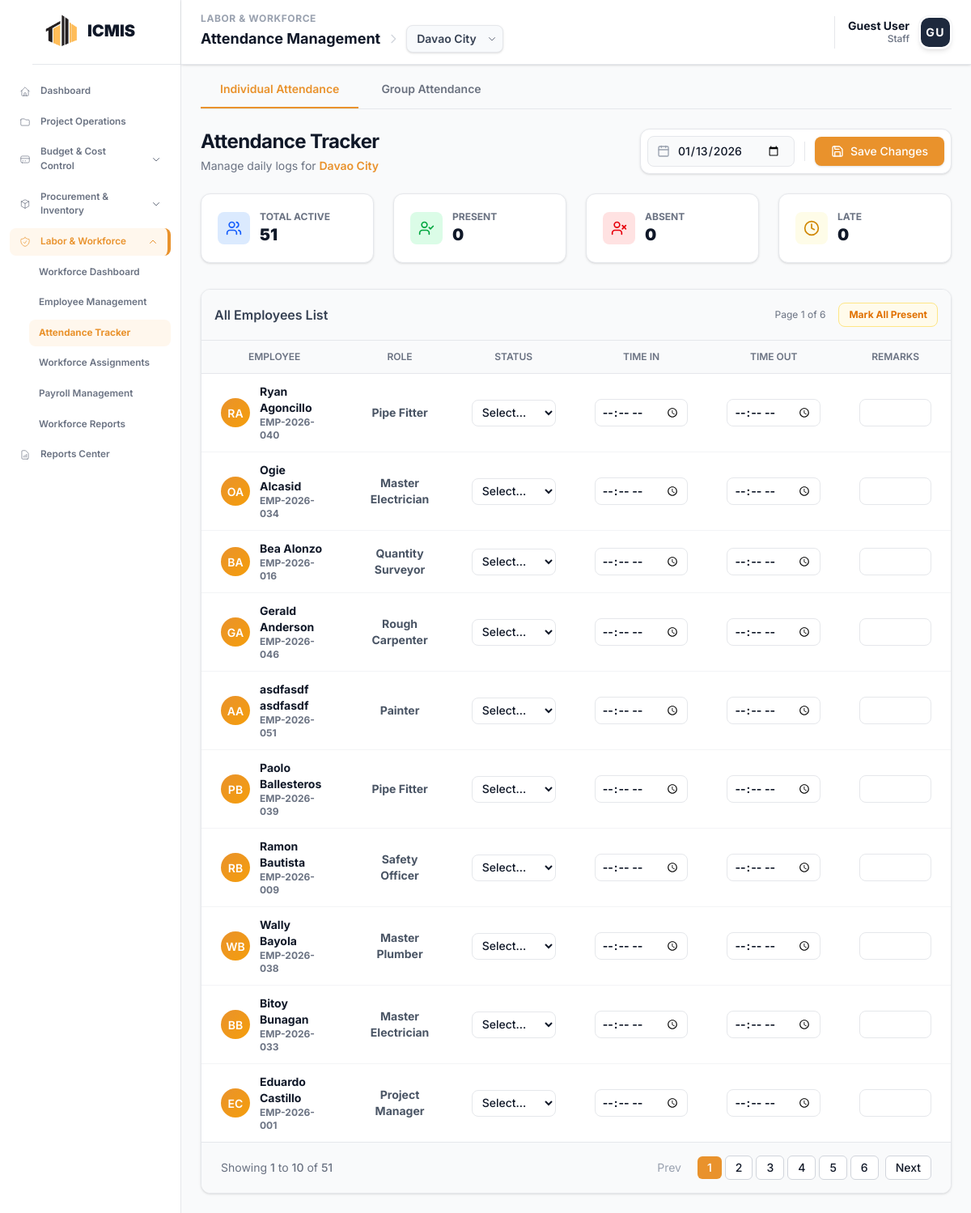
The app's page /modules/workforce/attendance.php, older data.
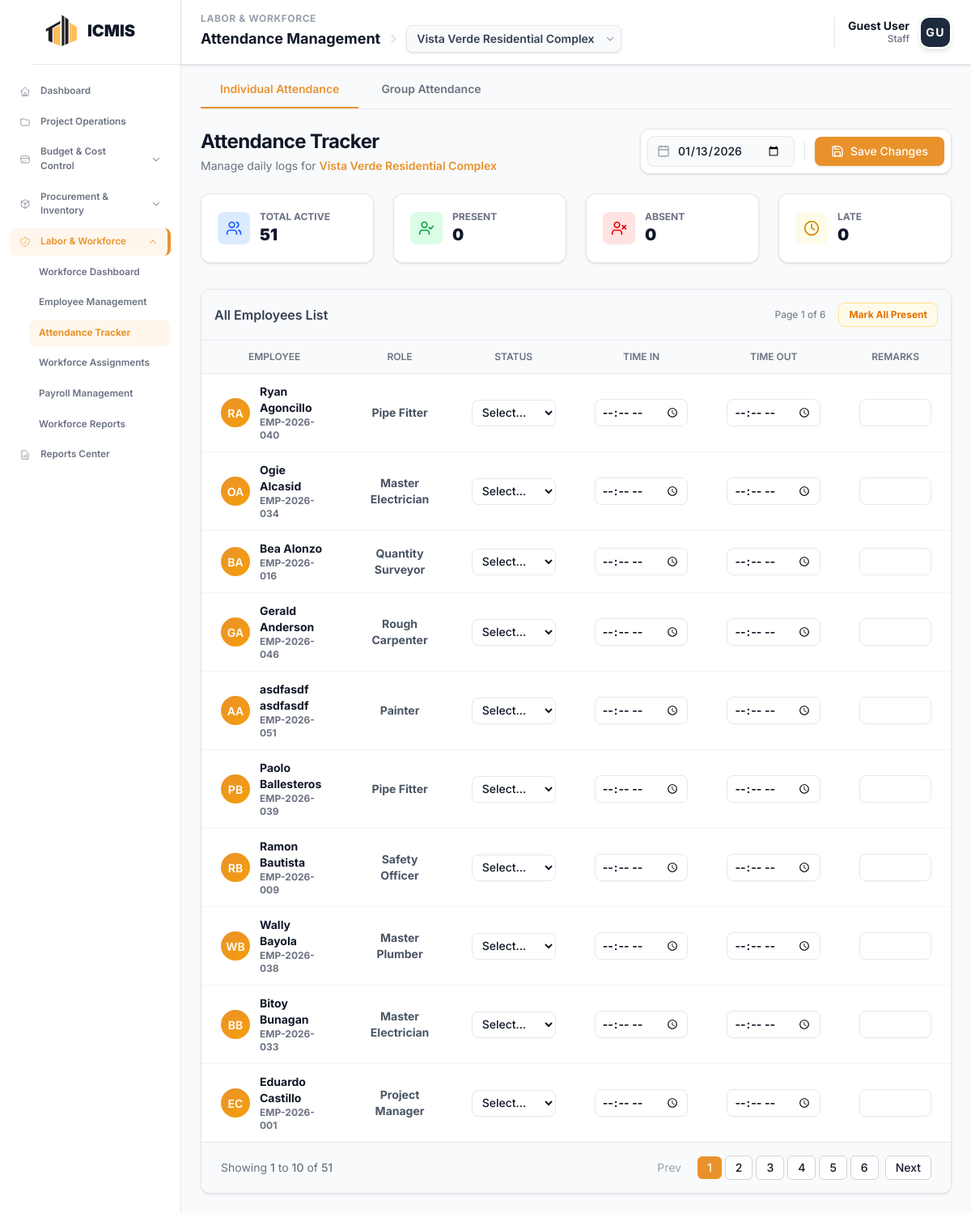
The same page, newer data.
### tables this page shows
CREATE TABLE `icmis_projects` (
  `project_id` int NOT NULL,
  `project_code` varchar(20) NOT NULL,
  `project_name` varchar(255) NOT NULL,
  `description` text,
  `location` varchar(255) DEFAULT NULL,
  `status` enum('Planning','In Progress','Active','On Hold','Completed','Cancelled') DEFAULT 'Planning',
  `start_date` date DEFAULT NULL,
  `end_date` date DEFAULT NULL,
  `completion_rate` decimal(5,2) DEFAULT '0.00',
  `project_manager_id` int DEFAULT NULL,
  `total_budget` decimal(15,2) DEFAULT '0.00'
);

### modules/workforce/attendance.php (the view, shortened to what the changed rows need)
<?php
$conn = getWorkforceConnection();
$selected_project_id = getProjectContext($conn);
$projects = [];
$sql_projects = "SELECT project_id, project_code, project_name FROM icmis_projects ORDER BY project_id DESC";
$result_projects = $conn->query($sql_projects);
if ($result_projects) {
    while ($row = $result_projects->fetch_assoc()) {
        $projects[] = $row;
    }
}
$selected_project_name = "All Projects";
if ($selected_project_id > 0) {
    foreach ($projects as $proj) {
        if ($proj['project_id'] == $selected_project_id) {
            $selected_project_name = $proj['project_name'];
            break;
        }
    }
}
?>
<!DOCTYPE html>
<html lang="en">
<head>
    <?php include __DIR__ . '/../../includes/head_assetsv2.php'; ?>
</head>
<body class="bg-gray-50 text-gray-900">
    <?php include __DIR__ . '/../../includes/sidebar.php'; include __DIR__ . '/../../includes/toast.php'; include __DIR__ . '/../../includes/header.php'; ?>
    <main class="ml-56 mt-16 p-6 transition-all duration-300 animate-fade-in">
        <div class="max-w-7xl mx-auto">
            <div class="flex flex-col md:flex-row md:items-end justify-between gap-4 mb-6">
                <div>
                    <h1 class="text-2xl font-bold tracking-tight text-gray-900">Attendance Tracker</h1>
                    <p class="text-sm text-gray-500 mt-1">Manage daily logs for <span class="font-semibold text-[#e9922c]"><?php echo htmlspecialchars($selected_project_name); ?></span></p>
                </div>
            </div>
            <div id="view-individual">
                <div class="bg-white rounded-xl border border-gray-200 shadow-sm overflow-hidden">
                    <table class="w-full">
                        <thead class="bg-gray-50 border-b border-gray-200">
                            <tr>
                                <th class="text-center px-6 py-3 text-xs font-semibold text-gray-500 uppercase">Employee</th>
                                <th class="text-center px-6 py-3 text-xs font-semibold text-gray-500 uppercase">Role</th>
                                <th class="text-center px-6 py-3 text-xs font-semibold text-gray-500 uppercase w-32">Status</th>
                                <th class="text-center px-6 py-3 text-xs font-semibold text-gray-500 uppercase w-32">Time In</th>
                                <th class="text-center px-6 py-3 text-xs font-semibold text-gray-500 uppercase w-32">Time Out</th>
                                <th class="text-center px-6 py-3 text-xs font-semibold text-gray-500 uppercase">Remarks</th>
                            </tr>
                        </thead>
                    </table>
                </div>
            </div>
        </div>
    </main>
</body>
</html>

### includes/header.php (shortened to what the changed rows need)
<?php
$current_uri = $_SERVER['REQUEST_URI'];
$current_file = basename($_SERVER['PHP_SELF']);
if (!isset($show_project_selector)) {
    $show_project_selector = (
        strpos($current_uri, '/modules/budget/') !== false ||
        strpos($current_uri, '/modules/procurement/') !== false ||
        strpos($current_uri, '/modules/workforce/') !== false ||
        strpos($current_uri, '/modules/reports/') !== false ||
        $current_file === 'dashboard.php'
    );
}
$header_projects = [];
$header_project_id = 0;
if ($show_project_selector) {
    $header_project_id = $_SESSION['selected_project_id'] ?? 0;
    if (isset($conn) && $conn instanceof mysqli) {
        $h_sql = "SELECT project_id, project_code, project_name FROM icmis_projects ORDER BY project_id DESC";
        $h_result = $conn->query($h_sql);
        if ($h_result && $h_result->num_rows > 0) {
            while ($row = $h_result->fetch_assoc()) {
                $header_projects[] = $row;
            }
        }
    }
}
?>
<header class="bg-white border-b border-gray-200 shadow-sm px-6 py-4 fixed top-0 left-56 right-0 z-50 h-20 flex items-center justify-between">
    <div class="flex items-center gap-4">
        <div class="flex flex-col">
            <div class="flex items-center gap-2">
                <?php if ($show_project_selector): ?>
                    <div class="relative group">
                        <?php if (!empty($header_projects)): ?>
                            <select onchange="changeHeaderProject(this.value)" class="appearance-none bg-slate-50 border border-gray-200 hover:border-[#e9922c] text-gray-700 text-sm font-semibold rounded-lg pl-3 pr-8 py-1.5 cursor-pointer focus:outline-none focus:ring-2 focus:ring-[#e9922c] focus:border-transparent transition-all shadow-sm">
                                <?php foreach ($header_projects as $proj): ?>
                                    <option value="<?php echo $proj['project_id']; ?>" <?php echo ($proj['project_id'] == $header_project_id) ? 'selected' : ''; ?>>
                                        <?php echo htmlspecialchars($proj['project_name']); ?>
                                    </option>
                                <?php endforeach; ?>
                            </select>
                        <?php else: ?>
                            <select class="appearance-none bg-slate-50 border border-gray-200 text-gray-400 text-sm font-semibold rounded-lg pl-3 pr-8 py-1.5 cursor-not-allowed shadow-sm" disabled>
                                <option selected>No Projects</option>
                            </select>
                        <?php endif; ?>
                        <div class="pointer-events-none absolute inset-y-0 right-0 flex items-center px-2 text-gray-500">
                        </div>
                    </div>
                <?php endif; ?>
            </div>
        </div>
    </div>
</header>

Row changes from the older to the newer data that the page shows:
removed icmis_projects: project_name "Davao City"
added icmis_projects: project_name "Vista Verde Residential Complex"
Text that changed along with them:
form field value: "Davao City" → "Vista Verde Residential Complex"
